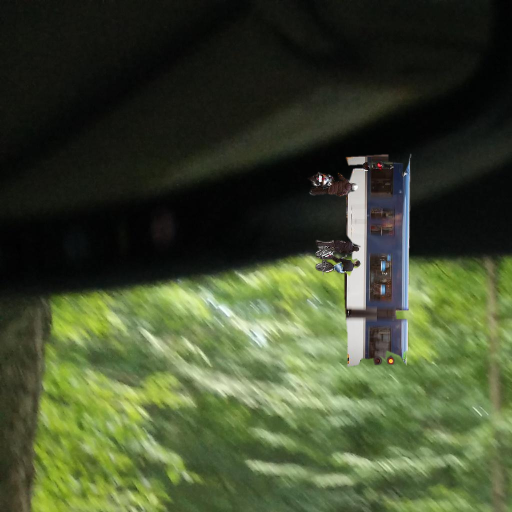
#> input picture test_data/imgs/11_rgb.png, 1024 x 1024 px (shown at 1/2 size); its folder holds only this picture in this run
$ python create_hdf5_test.py
#> lines starting #> are read from the running program, lines starting #| are printed output that depends on the picture
import os
from skimage import io
import numpy as np
import h5py
from PIL import Image

folder = "test_data/imgs/"
files = os.listdir(folder)
hdf5_path = 'test_data/test_data.hdf5'

n=len(files)
train_shape = (n, 256, 256, 3)
test_shape = (n,256,256)

hdf5_file = h5py.File(hdf5_path, mode='w')
hdf5_file.create_dataset(name="test_img",
                         shape=train_shape,
                         compression=None)

hdf5_file.create_dataset(name="test_labels",
                         shape=test_shape,
                         compression=None)
i=0
for file_name in files:
    rgb_img = Image.open(folder+file_name)
#> rgb_img is the input picture: PIL image 1024x1024 RGB; mean R, G, B 64.6, 74.7, 46.5
    rgb_img = rgb_img.resize((256,256))
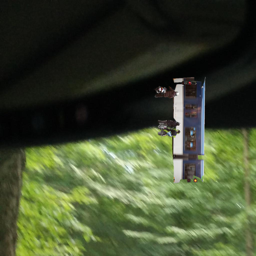
#> rgb_img: PIL image 256x256 RGB; mean R, G, B 64.6, 74.7, 46.5
    gray_img = rgb_img.convert('L') #L parameter for gray conversion
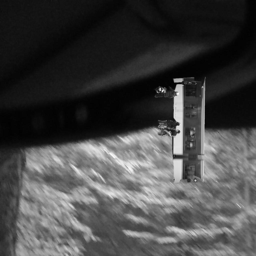
#> gray_img: PIL image 256x256 L; min 0, max 250, mean 68.4

    hdf5_file["test_img"][i, ...] = rgb_img
    hdf5_file["test_labels"][i, ...] = gray_img
    i=i+1

hdf5_file.close()

$ run again, on test_data/imgs/herring-gull-1463685_960_720.jpg
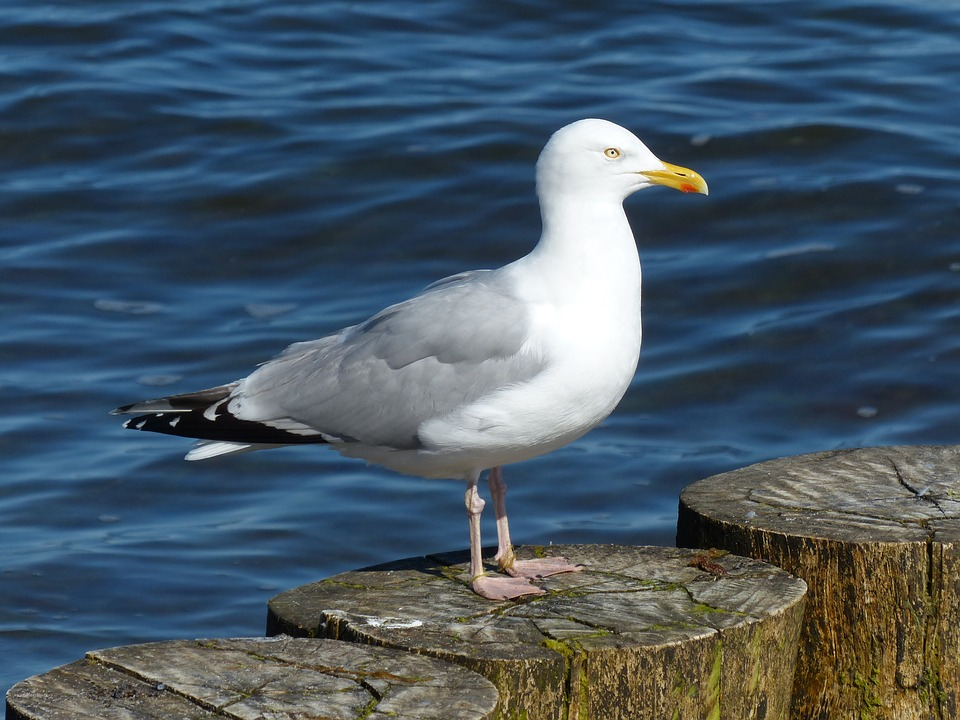
#> input picture test_data/imgs/herring-gull-1463685_960_720.jpg, 960 x 720 px
#> rgb_img is the input picture: PIL image 960x720 RGB; mean R, G, B 70.9, 88, 101.1
#> `rgb_img = rgb_img.resize((256,256))`:
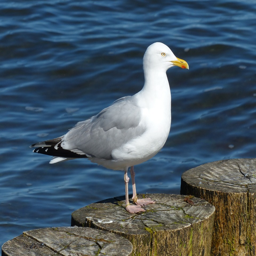
#> rgb_img: PIL image 256x256 RGB; mean R, G, B 70.9, 88, 101.1
#> `gray_img = rgb_img.convert('L')`:
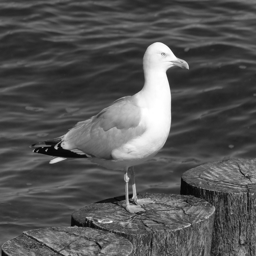
#> gray_img: PIL image 256x256 L; min 4, max 255, mean 84.4

$ run again, on test_data/imgs/12_rgb.png
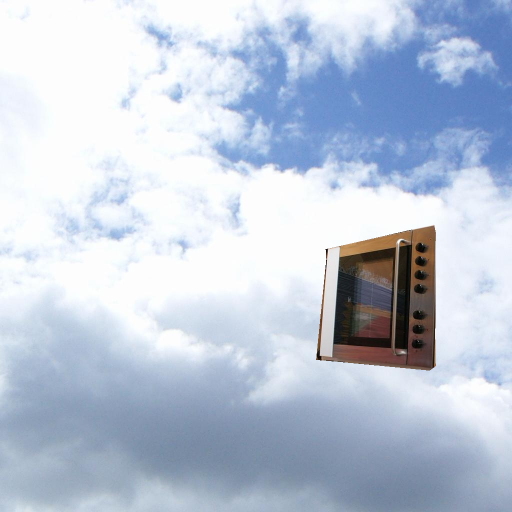
#> input picture test_data/imgs/12_rgb.png, 1024 x 1024 px (shown at 1/2 size)
#> rgb_img is the input picture: PIL image 1024x1024 RGB; mean R, G, B 189.2, 200.3, 217.3
#> `rgb_img = rgb_img.resize((256,256))`:
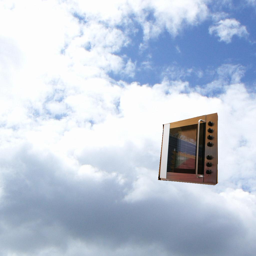
#> rgb_img: PIL image 256x256 RGB; mean R, G, B 189.2, 200.3, 217.2
#> `gray_img = rgb_img.convert('L')`:
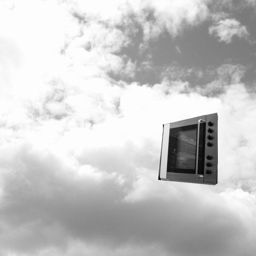
#> gray_img: PIL image 256x256 L; min 4, max 255, mean 198.9
